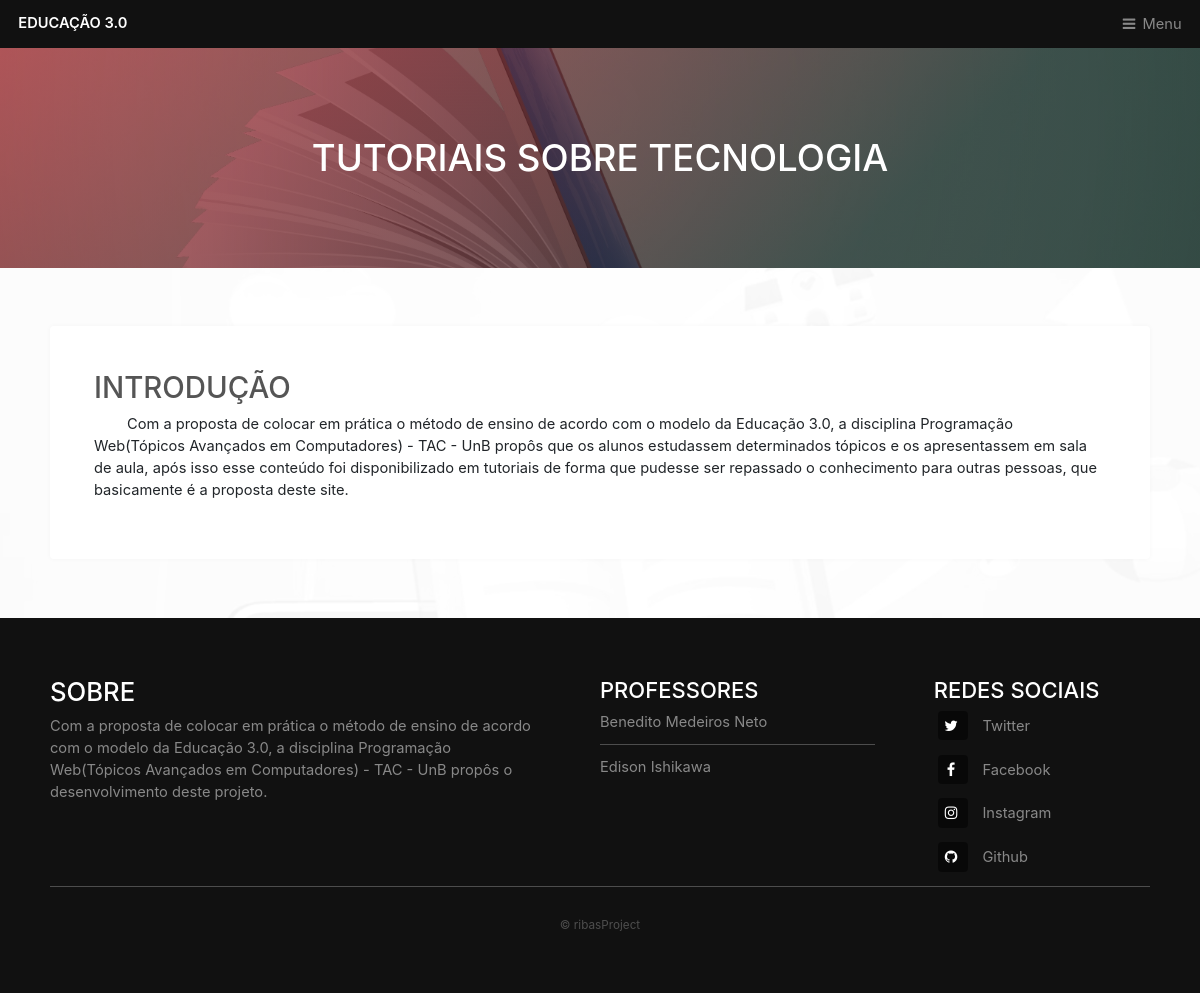
Before: /labs/ with the older database file.
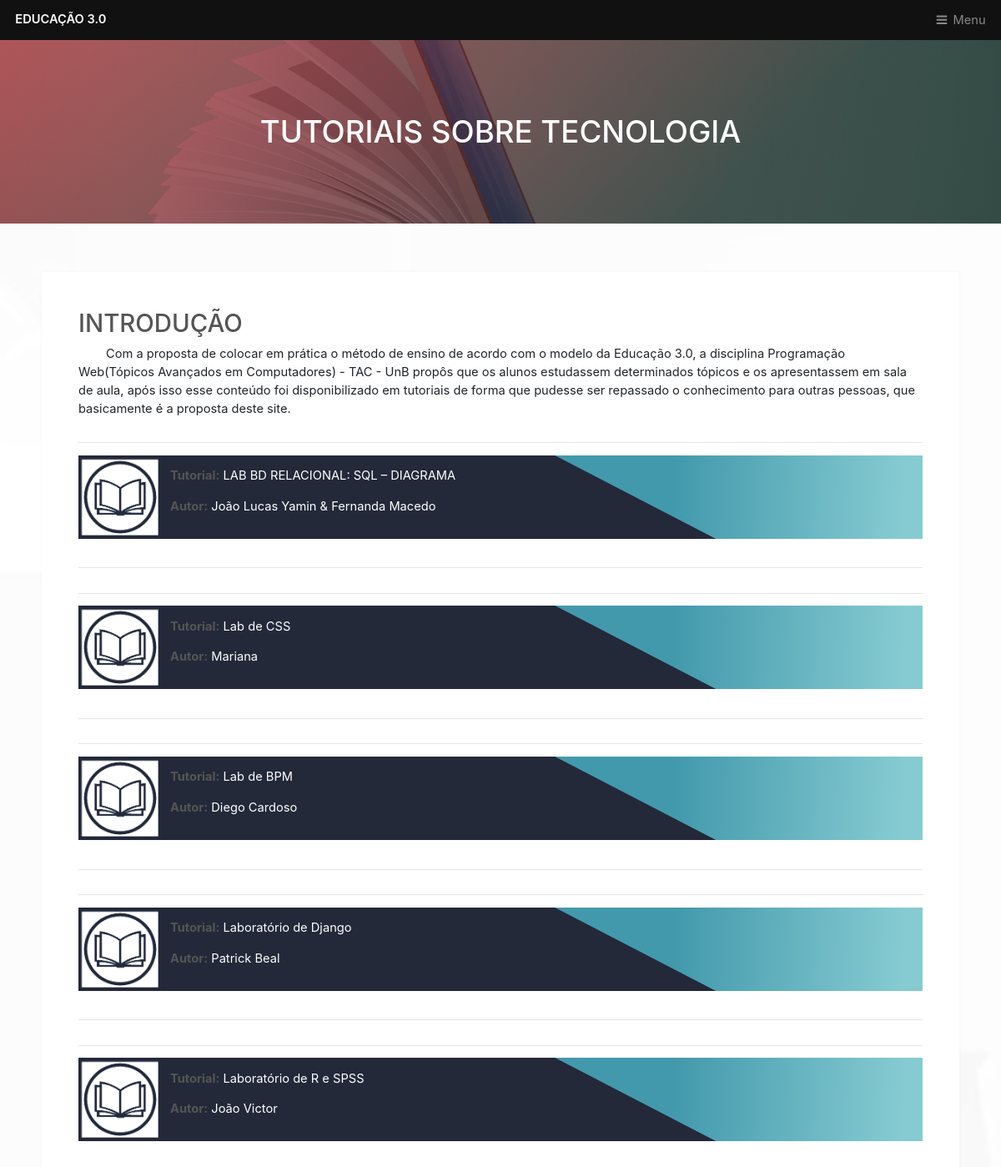
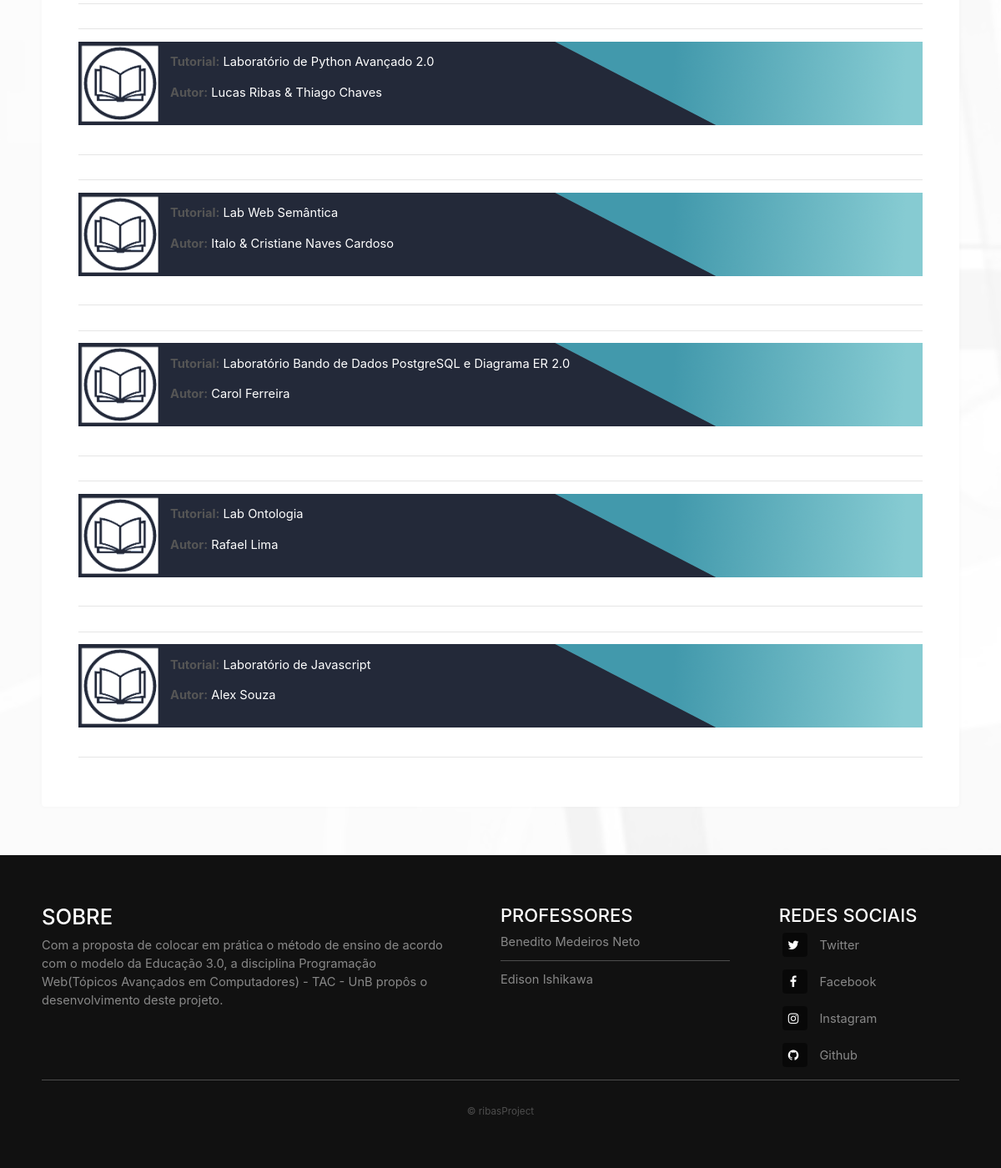
After: the same page with the newer database file (2 pictures, top to bottom).
### site_est/models.py (models this page shows, shortened)
class Book(models.Model):
    title = models.CharField(max_length=100)
    author = models.CharField(max_length=100)
    pdf = models.FileField(upload_to='books/pdfs', max_length=100, blank=True)
    link = models.CharField(null=True, blank=True, max_length=100)

### site_est/views.py (the view)
# urls.py: path('labs/', labs),
def labs(request):
    books = Book.objects.all()
    return render(request, 'site_est/labs.html', {'books' : books })

### site_est/templates/site_est/labs.html (shortened to what this page needs)
{% load static %}
<!DOCTYPE HTML>
<html>
	<head>
		<link rel="stylesheet" href="{% static 'site_est/css/main.css' %}">
		<link rel="stylesheet" href="{% static 'site_est/css/labs.css' %}">
		<link rel="stylesheet" href="https://maxcdn.bootstrapcdn.com/bootstrap/4.3.1/css/bootstrap.min.css">
	</head>
	<body class="is-preload">
			<header id="header">
				<a class="logo" href="http://localhost:8000">EDUCAÇÃO 3.0</a>
				<nav>
					<a href="#menu">Menu</a>
				</nav>
			</header>
			<div id="heading" >
				<h1>tutoriais sobre tecnologia</h1>
			</div>
			<section id="main" class="wrapper">
				<div class="inner">
					<div class="content">
						<header>
							<h2>Introdução</h2>
						</header>
						<p>&nbsp&nbsp&nbsp&nbsp&nbsp&nbsp&nbsp&nbspCom a proposta de colocar em prática o método de ensino de acordo com o modelo da Educação 3.0, a disciplina Programação Web(Tópicos Avançados em Computadores) - TAC - UnB propôs que os alunos estudassem determinados tópicos e os apresentassem  em sala de aula, após isso esse conteúdo foi disponibilizado em tutoriais de forma que pudesse ser repassado o conhecimento para outras pessoas, que basicamente é a proposta deste site.</p>
						<div class="tutos">
							{% for book in books %}
							<hr />
								<div class="t">
									{% if book.link == None %}
										<a href="" data-toggle="modal" data-target="#myModal_{{ forloop.counter }}">
											<img class="image-tuto" src="{% static "site_est/images/t1.png" %}" alt="Pic 01">
										</a>
									{% else %}
										<a class="logo" target="_blank" href={{ book.link }}>
											<img class="image-tuto" src="{% static "site_est/images/t1.png" %}" alt="Pic 01">
										</a>
									{% endif %}
									<div class="t1">
										<p class="titulo"><strong>Tutorial:</strong> {{book.title}}</p>
										<p class="titulo"><strong>Autor:</strong> {{book.author}}</p>
									</div>
								</div>
								<hr />
							{% endfor %}
						</div>
					</div>
				</div>
			</section>
			<footer id="footer">
				<div class="inner">
					<div class="content">
						<section>
							<h3>Sobre</h3>
							<p>Com a proposta de colocar em prática o método de ensino de acordo com o modelo da Educação 3.0, a disciplina Programação Web(Tópicos Avançados em Computadores) - TAC - UnB propôs o desenvolvimento deste projeto.</p>
						</section>
						<section>
							<h4>Professores</h4>
							<ul class="alt">
								<li><a href="#">Benedito Medeiros Neto</a></li>
								<li><a href="#">Edison Ishikawa</a></li>
							</ul>
						</section>
						<section>
							<h4>Redes Sociais</h4>
							<ul class="plain">
								<li><a href="#"><i class="icon fa-twitter">&nbsp;</i>Twitter</a></li>
								<li><a href="#"><i class="icon fa-facebook">&nbsp;</i>Facebook</a></li>
								<li><a href="#"><i class="icon fa-instagram">&nbsp;</i>Instagram</a></li>
								<li><a href="#"><i class="icon fa-github">&nbsp;</i>Github</a></li>
							</ul>
						</section>
					</div>
					<div class="copyright">
						&copy; ribasProject
					</div>
				</div>
			</footer>
	</body>
</html>

### site_est/static/site_est/css/labs.css (style rules this page uses)
.image-tuto { width: 100px; }
.tutos { display: flex; justify-content: space-around; flex-flow: column nowrap; }
.titulo { width: auto; color: white; }
.t { display: flex; flex-wrap: wrap; align-items: center; background-image: url("/static/site_est/images/t.png"); margin-bottom: 20px; }
.t1 { margin-left: 10px; display: flex; flex-flow: column nowrap; }

Changed rows visible on the page:
added Book: title "LAB BD RELACIONAL: SQL – DIAGRAMA", author "João Lucas Yamin & Fernanda Macedo"
added Book: title "Lab de CSS", author "Mariana"
added Book: title "Lab de BPM", author "Diego Cardoso"
added Book: title "Laboratório de Django", author "Patrick Beal"
added Book: title "Laboratório de R e SPSS", author "João Victor"
added Book: title "Laboratório de Python Avançado 2.0", author "Lucas Ribas & Thiago Chaves"
added Book: title "Lab Web Semântica", author "Italo & Cristiane Naves Cardoso"
added Book: title "Laboratório Bando de Dados PostgreSQL e Diagrama ER 2.0", author "Carol Ferreira"
added Book: title "Lab Ontologia", author "Rafael Lima"
added Book: title "Laboratório de Javascript", author "Alex Souza"
